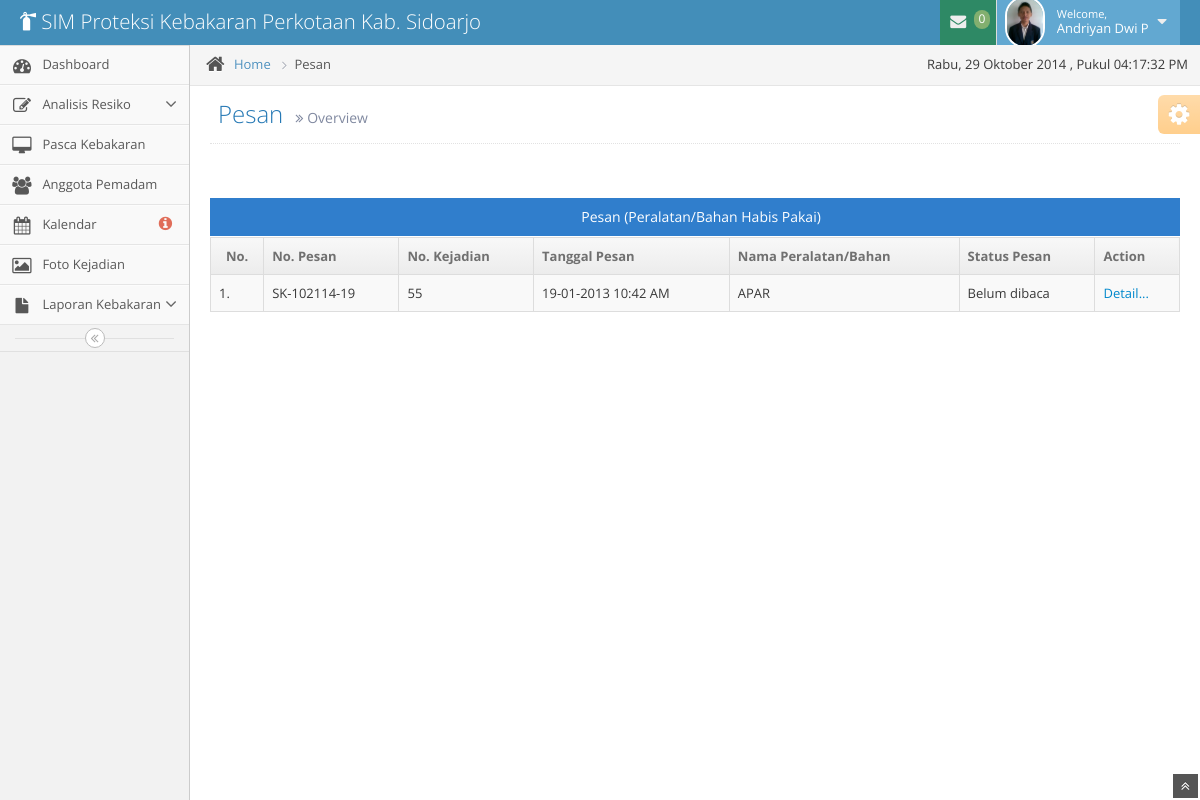
The app's page /pesan/index.php (signed in), older data.
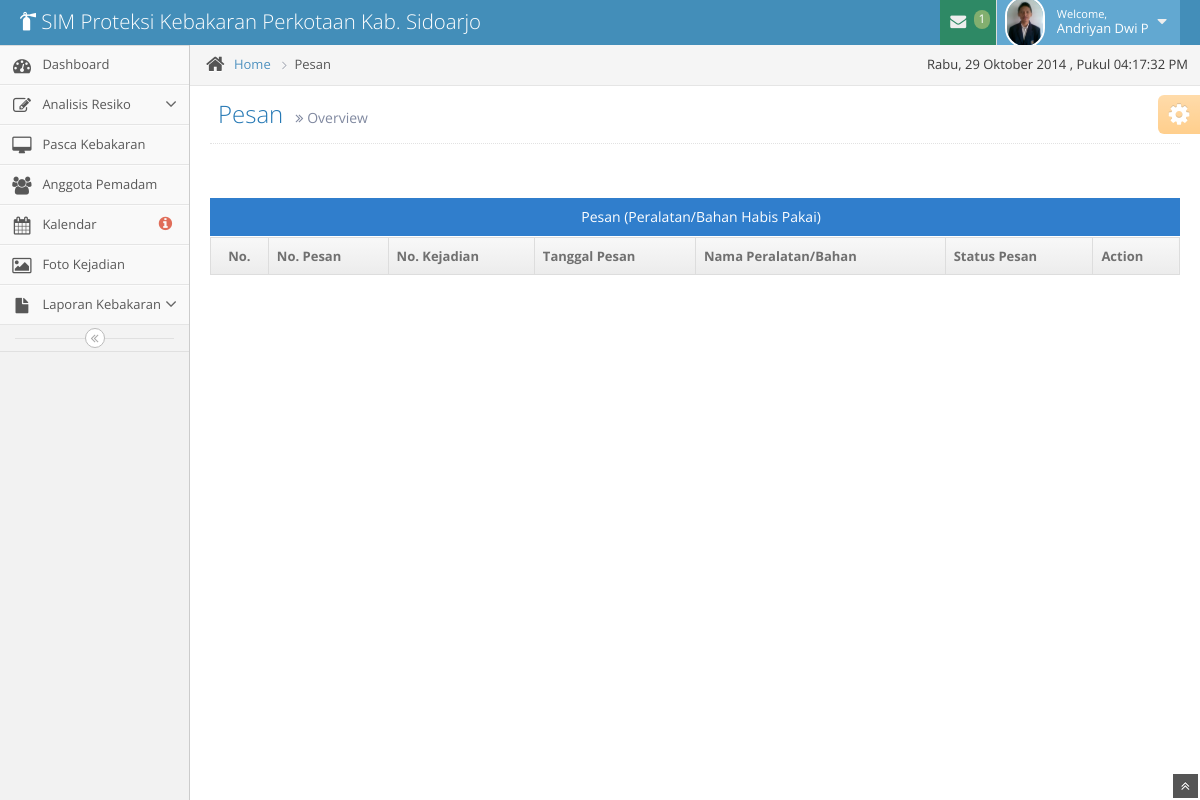
The same page, newer data.
### tables this page shows
CREATE TABLE IF NOT EXISTS `pegawai` (
  `pegawai_nip` int(20) NOT NULL,
  `id_level_user` int(11) NOT NULL,
  `pegawai_nama` varchar(50) NOT NULL,
  `pegawai_tempat` varchar(50) NOT NULL,
  `pegawai_tanggal` date NOT NULL,
  `pegawai_kelamin` varchar(20) NOT NULL,
  `pegawai_alamat` varchar(50) NOT NULL,
  `pegawai_no_telp` varchar(20) NOT NULL,
  `jabatan_id` int(2) NOT NULL,
  `pegawai_email` varchar(50) NOT NULL,
  `pegawai_password` varchar(200) NOT NULL,
  `pegawai_foto` varchar(255) NOT NULL,
  PRIMARY KEY (`pegawai_nip`),
  KEY `FK_jabatan` (`jabatan_id`),
  KEY `id_level_user` (`id_level_user`)
);

CREATE TABLE IF NOT EXISTS `pesan` (
  `id` int(11) NOT NULL AUTO_INCREMENT,
  `pesan_id` varchar(20) NOT NULL,
  `resiko_id` int(11) NOT NULL,
  `pesan_nama` varchar(100) NOT NULL,
  `pesan_jml` int(20) NOT NULL,
  `pesan_isi` text NOT NULL,
  `pesan_status` int(11) NOT NULL,
  `pegawai_nip` int(20) NOT NULL,
  `pesan_dari` int(11) NOT NULL,
  `pesan_untuk` int(11) NOT NULL,
  PRIMARY KEY (`id`),
  KEY `FK_resiko` (`resiko_id`),
  KEY `FK_pegawai` (`pegawai_nip`)
);

CREATE TABLE IF NOT EXISTS `resiko` (
  `resiko_id` int(11) NOT NULL AUTO_INCREMENT,
  `resiko_tanggal_start` datetime NOT NULL,
  `resiko_tanggal_end` datetime NOT NULL,
  `nama_pelapor` varchar(50) NOT NULL,
  `nomor_telp` varchar(12) NOT NULL,
  `alamat_pelapor` varchar(100) NOT NULL,
  `ID_BANGUNAN` int(11) NOT NULL,
  `DESA_ID` int(2) NOT NULL,
  `KECAMATAN_ID` int(2) NOT NULL,
  `ID_SUMBER` int(11) NOT NULL,
  `exposure` varchar(50) NOT NULL,
  `tepol` varchar(50) NOT NULL,
  `panjang` varchar(10) NOT NULL,
  `lebar` varchar(10) NOT NULL,
  `tinggi` varchar(10) NOT NULL,
  `pasokan_air_minimum` varchar(10) NOT NULL,
  `penerapan_air` varchar(10) NOT NULL,
  `pengangkutan_air` varchar(10) NOT NULL,
  `tipe_proteksi` enum('MPKP','MPKL','MPKBG') DEFAULT NULL,
  `resiko_status` enum('no','yes') NOT NULL,
  PRIMARY KEY (`resiko_id`),
  KEY `FK_kecamatan` (`KECAMATAN_ID`),
  KEY `FK_bangunan` (`ID_BANGUNAN`),
  KEY `FK_desa` (`DESA_ID`),
  KEY `FK_sumber_air` (`ID_SUMBER`)
);

### pesan/index.php (the view, shortened to what the changed rows need)
<?php
include '../template/header.php';
if ((isset($_SESSION['pegawai_nomor']) && isset($_SESSION['level'])) || (isset($_COOKIE['level']) && isset($_COOKIE['pegawai_nomor']))) {
    $sql = mysql_query("SELECT * FROM pegawai WHERE (pegawai_nip='" . $_SESSION['pegawai_nomor'] . "' AND id_level_user='".$_SESSION['level']."')
                        OR (pegawai_nip='" . $_COOKIE['pegawai_nomor'] . "' AND id_level_user='".$_COOKIE['level']."')") or die("Query : ".mysql_error());
    $query = mysql_query("SELECT * FROM resiko AS a INNER JOIN pesan AS b ON (a.resiko_id = b.resiko_id)
                        WHERE b.pesan_untuk = 'Administrator' GROUP BY b.id ORDER BY b.id ASC LIMIT 3") or die("Query : ".mysql_error());
if ($sql == false) {
        die(mysql_error());
        header('Location: ../login/login.php');
        exit();
    } else if (mysql_num_rows($sql)) {
        while ($row = mysql_fetch_assoc($sql)) {
            ?>
            <body>
                <div class="navbar">
                    <div class="navbar-inner">
                        <div class="container-fluid">
                            <a href="index" class="brand">
                                <small>
                                    <i class="icon-fire-extinguisher"></i>
                                    SIM Proteksi Kebakaran Perkotaan Kab. Sidoarjo
                                </small>
                            </a>
                            <ul class="nav ace-nav pull-right">
                                <li class="green">
                                    <a data-toggle="dropdown" class="dropdown-toggle" href="#">
                                        <i class="icon-envelope icon-animated-vertical"></i>
                                        <?php
                                        $level = $row['id_level_user'];
                                        $jabatan = $row['jabatan_id'];
                                        $cek_pesan = mysql_query("SELECT * FROM pesan WHERE pesan_status = 0 AND pesan_untuk='$jabatan'") or die("Query : ".mysql_error());
                                        $jml_pesan = mysql_num_rows($cek_pesan);
                                        if($jml_pesan > 0){
                                            echo "<span class='badge badge-success'>$jml_pesan</span>";
                                        }else{
                                            echo "<span class='badge badge-success'>0</span>";
                                        }
                                        ?>
                                    </a>
                                </li>
                                <li class="light-blue">
                                    <a data-toggle="dropdown" href="#" class="dropdown-toggle">
                                        <img class="nav-user-photo" src="../assets/img/img-anggota/<?= $row['pegawai_foto']; ?>" alt="<?php echo $hasil['pegawai_nama']; ?>" />
                                        <span class="user-info">
                                            <small>Welcome,</small>
                                            <?php echo $row['pegawai_nama']; ?>
                                        </span>
                                        <i class="icon-caret-down"></i>
                                    </a>
                                </li>
                            </ul>
                        </div>
                    </div>
                </div>
            <div class="main-container container-fluid">
                <?php include '../template/sidebar.php'; ?>
                <div class="main-content">
                    <div class="breadcrumbs" id="breadcrumbs">
                        <ul class="breadcrumb">
                            <li>
                                <i class="icon-home home-icon"></i>
                                <a href="../beranda/index">Home</a>
                                <span class="divider">
                                    <i class="icon-angle-right arrow-icon"></i>
                                </span>
                            </li>
                            <li class="active">Pesan</li>
                        </ul>
                        <div class="pull-right">
                            , Pukul <span id="clock"></span>
                        </div>
                    </div>
                    <div class="page-content">
                        <div class="page-header position-relative">
                            <h1>
                                Pesan
                                <small>
                                    <i class="icon-double-angle-right"></i>
                                    Overview
                                </small>
                            </h1>
                        </div>
                        <div class="row-fluid">
                            <div class="span12">
                                <div class = "table-header center">
                                    Pesan (Peralatan/Bahan Habis Pakai)
                                </div>
                                <table id = "pesan" class = "table table-striped table-bordered table-hover">
                                    <thead>
                                        <tr>
                                            <th class = "center">No.</th>
                                            <th>No. Pesan</th>
                                            <th>No. Kejadian</th>
                                            <th>Tanggal Pesan</th>
                                            <th>Nama Peralatan/Bahan</th>
                                            <th>Status Pesan</th>
                                            <th>Action</th>
                                        </tr>
                                    </thead>
                                    <tbody>
                                        <?php
                                        $no = 1;
                                        while ($data = mysql_fetch_array($query)) {
                                            ?>
                                            <tr>
                                                <td><?php echo '' . $no . '.'; ?></td>
                                                <td><?php echo $data['pesan_id']; ?></td>
                                                <td><?php echo $data['resiko_id']; ?></td>
                                                <td><?php echo date('d-m-Y H:i A',strtotime($data['resiko_tanggal_start'])); ?></td>
                                                <td><?php echo $data['pesan_nama']; ?></td>
                                                <?php
                                                    if($data['pesan_status'] == 0){
                                                        echo '<td>Belum dibaca</td>';
                                                    }else if($data['pesan_status'] == 1){
                                                        echo '<td>Sudah dibaca</td>';
                                                    }
                                                ?>
                                                <td>
                                                    <a href="detail?id=<?php echo $data['pesan_id']; ?>">
                                                        Detail...
                                                    </a>
                                                </td>
                                            </tr>
                                            <?php
                                            $no++;
                                        }
                                        ?>
                                    </tbody>
                                </table>
                            </div>
                        </div>
                    </div>
                    <?php
                }
            }
        }
        ?>
    </div>
</div>
</body>
</html>

### template/sidebar.php (shortened to what the changed rows need)
<?php
    if($level == '1'){
?>
<div class="sidebar" id="sidebar">
    <ul class="nav nav-list">
        <li>
            <a href="../beranda/index">
                <i class="icon-dashboard"></i>
                <span class="menu-text"> Dashboard </span>
            </a>
        </li>
        <li>
            <a href="" class="dropdown-toggle">
                <i class="icon-edit"></i>
                <span class="menu-text"> Analisis Resiko </span>
                <b class="arrow icon-angle-down"></b>
            </a>
        </li>
        <li>
            <a href="../pasca/pasca" class="dropdown-toggle">
                <i class="icon-desktop"></i>
                <span class="menu-text"> Pasca Kebakaran </span>
            </a>
        </li>
        <li>
            <a href="../anggota/list">
                <i class="icon-group"></i>
                <span class="menu-text"> Anggota Pemadam </span>
            </a>
        </li>
        <li>
            <a href="../kalendar/kalendar">
                <i class="icon-calendar"></i>
                <?php
                    $thn = date('Y');
                    $bln = date('m');
                    $cek = mysql_query("SELECT * FROM resiko WHERE resiko_tanggal_start BETWEEN '$thn-$bln-01' AND '$thn-$bln-31'") or die("Query : ".mysql_error());
                    $jml = mysql_num_rows($cek);
                ?>
                <span class="menu-text">
                    Kalendar
                    <?php if($jml>0){ ?>
                    <span class="badge badge-transparent tooltip-error" title="<?php echo $jml; ?>&nbsp;Important&nbsp;Events">
                        <i class="icon-info-sign red bigger-130"></i>
                    </span>
                    <?php }else{ ?>
                    <span class="badge badge-transparent tooltip-error" title="0&nbsp;Important&nbsp;Events">
                        <i class="icon-info-sign red bigger-130"></i>
                    </span>
                    <?php } ?>
                </span>
            </a>
        </li>
        <li>
            <a href="../gallery/">
                <i class="icon-picture"></i>
                <span class="menu-text"> Foto Kejadian </span>
            </a>
        </li>
        <li>
            <a href="#" class="dropdown-toggle">
                <i class="icon-file"></i>
                <span class="menu-text">
                    Laporan Kebakaran
                </span>
                <b class="arrow icon-angle-down"></b>
            </a>
        </li>
    </ul>
    <div class="sidebar-collapse" id="sidebar-collapse">
        <i class="icon-double-angle-left"></i>
    </div>
</div>
<?php
}else if($level == '2' || $level = '3'){
?>
<div class="sidebar" id="sidebar">
    <div class="sidebar-shortcuts" id="sidebar-shortcuts">
        <div class="sidebar-shortcuts-mini" id="sidebar-shortcuts-mini">
            <span class="btn btn-success"></span>
            <span class="btn btn-info"></span>
            <span class="btn btn-warning"></span>
            <span class="btn btn-danger"></span>
        </div>
    </div>
    <ul class="nav nav-list">
        <li>
            <a href="../beranda/index">
                <i class="icon-dashboard"></i>
                <span class="menu-text"> Dashboard </span>
            </a>
        </li>
        <li>
            <a href="../pasca/pasca" class="dropdown-toggle">
                <i class="icon-desktop"></i>
                <span class="menu-text"> Pasca Kebakaran </span>
            </a>
        </li>
        <li>
            <a href="../anggota/list">
                <i class="icon-group"></i>
                <span class="menu-text"> Anggota Pemadam </span>
            </a>
        </li>
        <li>
            <a href="../kalendar/kalendar">
                <i class="icon-calendar"></i>
                <?php
                    $thn = date('Y');
                    $bln = date('m');
                    $cek = mysql_query("SELECT * FROM resiko WHERE resiko_tanggal_start BETWEEN '$thn-$bln-01' AND '$thn-$bln-31'") or die("Query : ".mysql_error());
                    $jml = mysql_num_rows($cek);
                ?>
                <span class="menu-text">
                    Kalendar
                    <?php if($jml>0){ ?>
                    <span class="badge badge-transparent tooltip-error" title="<?php echo $jml; ?>&nbsp;Important&nbsp;Events">
                        <i class="icon-info-sign red bigger-130"></i>
                    </span>
                    <?php }else{ ?>
                    <span class="badge badge-transparent tooltip-error" title="0&nbsp;Important&nbsp;Events">
                        <i class="icon-info-sign red bigger-130"></i>
                    </span>
                    <?php } ?>
                </span>
            </a>
        </li>
        <li>
            <a href="../gallery/">
                <i class="icon-picture"></i>
                <span class="menu-text"> Foto Kejadian </span>
            </a>
        </li>
        <li>
            <a href="#" class="dropdown-toggle">
                <i class="icon-file"></i>
                <span class="menu-text">
                    Laporan Kebakaran
                </span>
                <b class="arrow icon-angle-down"></b>
            </a>
            <ul class="submenu">
                <li>
                    <a href="../laporan/">
                        <i class="icon-double-angle-right"></i>
                        Laporan Kebakaran
                    </a>
                </li>
                <li>
                    <a href="../grafik/">
                        <i class="icon-double-angle-right"></i>
                        Grafik Kebakaran
                    </a>
                </li>
            </ul>
        </li>
    </ul>
    <div class="sidebar-collapse" id="sidebar-collapse">
        <i class="icon-double-angle-left"></i>
    </div>
</div>
<?php
}
?>

Row changes from the older to the newer data that the page shows:
changed pegawai "Andriyan Dwi P": loses pesan (pesan "SK-102114-19", resiko "55", resiko.resiko_tanggal_start "19-01-2013 10:42 AM", pesan_nama "APAR", pesan_status "Belum dibaca"); jml_pesan (not shown) → "1"; no longer shows "0"
